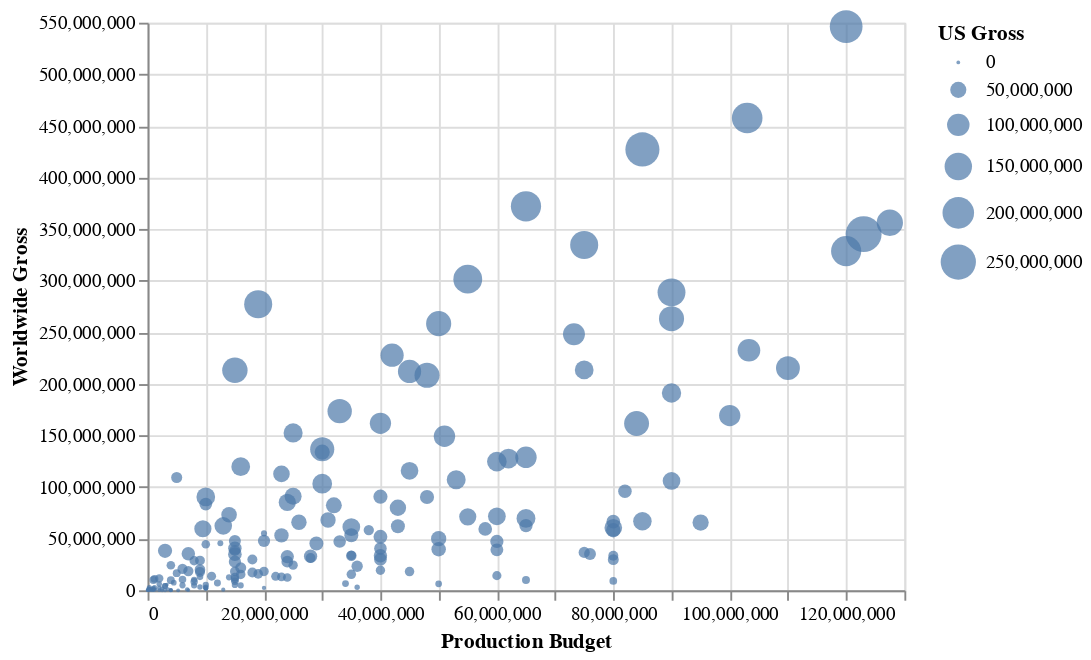

Notebook code for this chart:
### Code cell
#tamaño de los puntos
alt.Chart(movie_2000).mark_point(filled=True).encode(
    alt.X('Production Budget'),
    alt.Y('Worldwide Gross'),
    alt.Size('US Gross')
)

### Figure 1 — Vega-Lite specification as saved in the notebook (floating-point values rounded to 4 significant figures; data arrays with more than 128 entries replaced by an {"elided": "..."} marker saying what was removed)
{"config": {"view": {"continuousWidth": 400, "continuousHeight": 300}}, "data": {"name": "data-48a4aa74b647899b30880ba98f0f775b"}, "mark": {"type": "point", "filled": true}, "encoding": {"size": {"field": "US Gross", "type": "quantitative"}, "x": {"field": "Production Budget", "type": "quantitative"}, "y": {"field": "Worldwide Gross", "type": "quantitative"}}, "$schema": "https://vega.github.io/schema/vega-lite/v4.17.0.json", "datasets": {"data-48a4aa74b647899b30880ba98f0f775b": {"elided": "188 records"}}}
